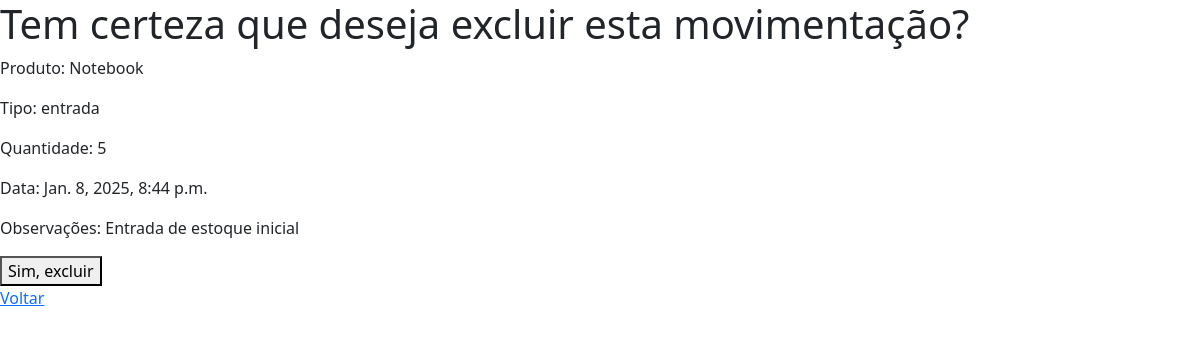
The page /movimentacaoestoque/deletar/0/ on the database as committed earlier.
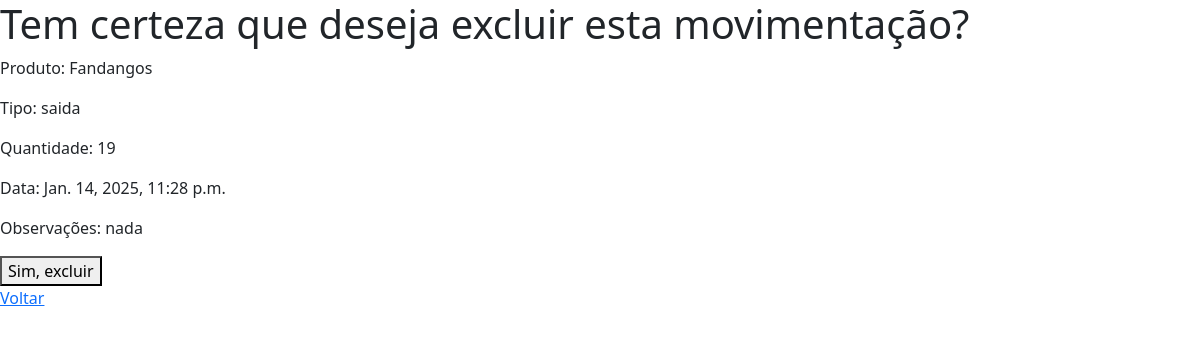
The same page on the database as committed later.
### estoque/models.py (models this page shows, shortened)
class MovimentacaoEstoque(models.Model):
    id_movimentacao = models.AutoField(primary_key=True, default=0)
    produto = models.ForeignKey('estoque.Produto', on_delete=models.CASCADE)
    tipo = models.CharField(max_length=20, choices=[('entrada', 'Entrada'), ('saida', 'Saída')])
    quantidade = models.IntegerField()
    data_movimentacao = models.DateTimeField(default=timezone.now)
    observacoes = models.TextField(blank=True, null=True)

class Produto(models.Model):
    id_produto = models.AutoField(primary_key=True)
    nome = models.CharField(max_length=100)
    quantidade = models.IntegerField()
    preco = models.DecimalField(max_digits=10, decimal_places=2)
    categoria = models.ForeignKey(
        'estoque.Categoria',
        on_delete=models.CASCADE,
        null=True,
        blank=True
    )
    descricao = models.TextField(default="")
    fornecedores = models.ManyToManyField('estoque.Fornecedor', related_name="produtos")

### estoque/views.py (the view)
# urls.py: path('movimentacaoestoque/deletar/<int:id>/', views.deletar_movimentacao, name='deletar_movimentacao'),
def deletar_movimentacao(request, id):
    movimentacao = get_object_or_404(MovimentacaoEstoque, id_movimentacao=id)
    if request.method == 'POST':
        movimentacao.delete()
        return redirect('listar_movimentacoes')
    return render(request, 'movimentacaoestoque/deletar_movimentacao.html', {'movimentacao': movimentacao})

### estoque/templates/movimentacaoestoque/deletar_movimentacao.html (shortened to what this page needs)
<!DOCTYPE html>
<html lang="pt-br">
<head>
    <link href="https://cdn.jsdelivr.net/npm/bootstrap@5.3.3/dist/css/bootstrap.min.css" rel="stylesheet"
>
</head>
<body>
    <h1>Tem certeza que deseja excluir esta movimentação?</h1>
    <p>Produto: {{ movimentacao.produto.nome }}</p>
    <p>Tipo: {{ movimentacao.tipo }}</p>
    <p>Quantidade: {{ movimentacao.quantidade }}</p>
    <p>Data: {{ movimentacao.data_movimentacao }}</p>
    <p>Observações: {{ movimentacao.observacoes }}</p>
    <form method="POST">
        <button type="submit">Sim, excluir</button>
    </form>
    <a href="{% url 'listar_movimentacoes' %}">Voltar</a>
</body>
</html>

Rows that differ between the two databases and show on the page:
changed MovimentacaoEstoque: produto.nome "Notebook" → "Fandangos"; tipo "entrada" → "saida"; quantidade "5" → "19"; data_movimentacao "Jan. 8, 2025, 8:44 p.m." → "Jan. 14, 2025, 11:28 p.m."; observacoes "Entrada de estoque inicial" → "nada"
